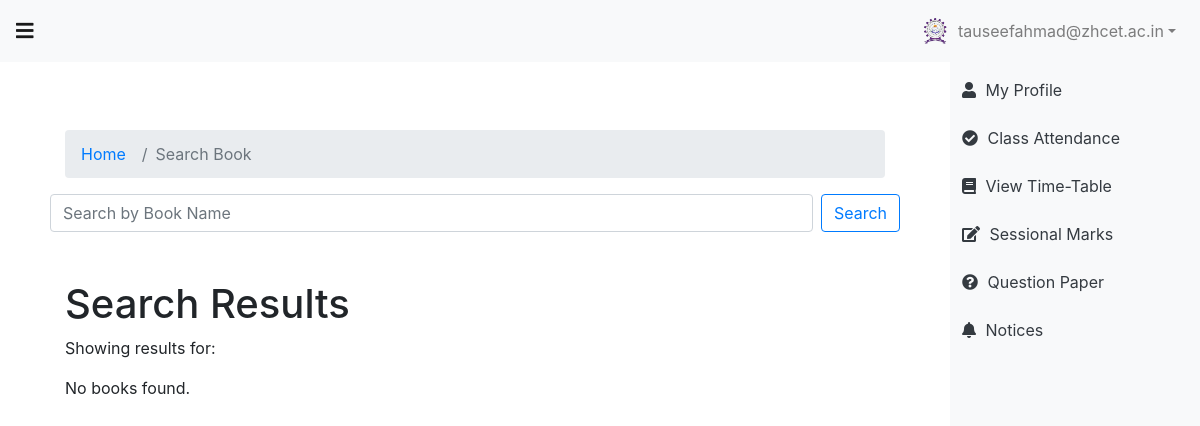
Page /student/searchBook/ (signed in) on the earlier database version.
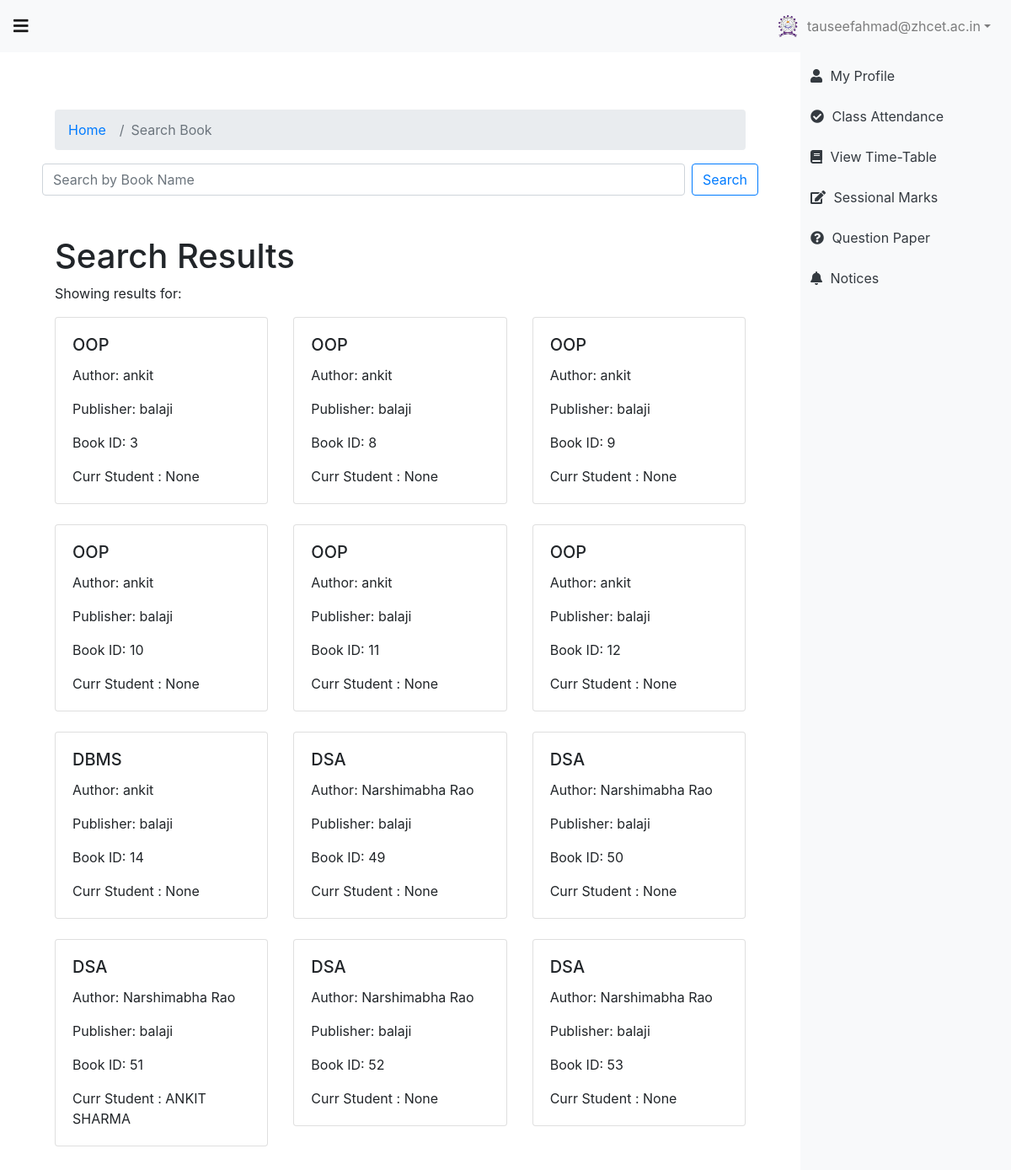
Same page on the later database version.
### library/models.py (models this page shows, shortened)
class Book(models.Model):
    bookId = models.IntegerField(primary_key=True)
    title = models.CharField(max_length=100)
    author = models.CharField(max_length=100)
    publisher = models.CharField(max_length=100)
    user = models.ForeignKey(Student, on_delete=models.CASCADE,blank=True, null=True)
    semester = models.ForeignKey(Semester, on_delete=models.CASCADE)
    department = models.ForeignKey(Department, on_delete=models.CASCADE)
    subject = models.ForeignKey(Subject, on_delete=models.CASCADE)
    isseued_date = models.DateField(blank=True, null=True)
    submit_date = models.DateField(blank=True, null=True)

### student/models.py (models this page shows)
class Student(models.Model):
    user = models.OneToOneField(User, on_delete=models.CASCADE)
    name = models.CharField(max_length=255)
    abc_id = models.CharField(max_length=20, blank=True, null=True)
    registration_date = models.DateField(blank=True, null=True)
    STATUS_CHOICES = [
            ('Regular', 'Regular'),
            ('Lateral', 'Lateral'),
            ('Yearback', 'Yearback'),
        ]
    status = models.CharField(max_length=50,choices=STATUS_CHOICES,default='Regular')
    roll_no = models.CharField(max_length=20, blank=True, null=True)
    enrollment_no = models.CharField(max_length=20, blank=True, null=True)
    course = models.CharField(max_length=255,default='B.Tech')
    branch = models.ForeignKey(Department, on_delete=models.CASCADE,default=1)
    semester = models.ForeignKey(Semester, on_delete=models.CASCADE,default=4)
    mobile_no = models.CharField(max_length=15, blank=True, null=True)
    email = models.EmailField(blank=True, null=True)
    father_name = models.CharField(max_length=255, blank=True, null=True)
    mother_name = models.CharField(max_length=255, blank=True, null=True)
    father_mobile_no = models.CharField(max_length=15, blank=True, null=True)
    dob = models.DateField(blank=True, null=True)
    address = models.TextField(blank=True, null=True)
    adhar_no = models.CharField(max_length=20, blank=True, null=True)
    pan_no = models.CharField(max_length=20, blank=True, null=True)
    category = models.CharField(max_length=50, blank=True, null=True)
    religion = models.CharField(max_length=50, blank=True, null=True)
    def __str__(self):
        return self.name

### student/views.py (the view)
# urls.py: path('searchBook/', views.searchBook, name='searchBook'),
@login_required
def searchBook(request):
    query = request.GET.get('q', '')
    books = Book.objects.filter(title__icontains=query)
    return render(request, 'student/searchBook.html', {'books': books, 'query': query})

### templates/student/searchBook.html
{% extends "./base.html" %}
{% block content %}
<div class="container mt-5">
    <nav class="d-flex">
        <div class="col-md-12">
            <ol class="breadcrumb">
                <li class="breadcrumb-item"><a href="{% url 'library:Lindex' %}">Home</a></li>
                <li class="breadcrumb-item active">Search Book</li>
            </ol>
        </div>
    </nav>
    <form class="d-flex" action="{% url 'student:searchBook' %}" method="GET">
        <input class="form-control me-2" type="search" placeholder="Search by Book Name" aria-label="Search" name="q">
        <button class="btn btn-outline-primary" type="submit">Search</button>
    </form>
    <div class="container mt-5">
        <h1>Search Results</h1>
        <p>Showing results for: <strong>{{ query }}</strong></p>
        <div class="row">
            {% for book in books %}
            <div class="col-md-4">
                <div class="card mb-4">
                    <div class="card-body">
                        <h5 class="card-title">{{ book.title }}</h5>
                        <p class="card-text">Author: {{ book.author }}</p>
                        <p class="card-text">Publisher: {{ book.publisher }}</p>
                        <p class="card-text">Book ID: {{ book.bookId }}</p>
                        <p class="card-text">Curr Student : {{ book.user }}</p>
                    </div>
                </div>
            </div>
            {% empty %}
            <div class="col-md-12">
                <p>No books found.</p>
            </div>
            {% endfor %}
        </div>
    </div>
</div>
{% endblock %}

### templates/student/base.html (shortened to what this page needs)
{% load static %}
<!DOCTYPE html>
<html lang="en">
<head>
    {% load bootstrap5 %}
    {% bootstrap_css %}
    <link rel="stylesheet" href="{% static 'css/sidebar.css' %}">
    <link href="https://maxcdn.bootstrapcdn.com/bootstrap/4.5.2/css/bootstrap.min.css" rel="stylesheet">
    <link rel="stylesheet" href="https://cdnjs.cloudflare.com/ajax/libs/font-awesome/5.15.3/css/all.min.css">
</head>
<body>
    <nav class="navbar navbar-expand-lg navbar-light bg-light d-flex">
        <a href="#menu-toggle" id="menu-toggle" class="navbar-brand ">
            <i class="fas fa-bars"></i>
        </a>
        <div class="collapse navbar-collapse" id="navbarNavDropdown">
            <ul class="navbar-nav ms-auto">
                <li class="nav-item dropdown">
                    <a class="nav-link dropdown-toggle d-flex align-items-center" href="#" id="navbarDropdownMenuLink" role="button" data-toggle="dropdown" aria-haspopup="true" aria-expanded="false">
                        <img src="{% static 'defaultimg/logo1.png' %}" alt="Logo" class="me-2" style="height: 30px;">
                        {{ request.session.name }}
                    </a>
                </li>
            </ul>
        </div>
    </nav>
<div id="wrapper" class="toggled">
    <div id="sidebar-wrapper" class="bg-light">
        <div class="sidebar bg-light">
            <ul class="mt-2">
                <li><a href="{% url 'student:profile' %}" class="text-dark mt-2"><i class="fa fa-user text-dark"></i> <span>My Profile</span></a></li>
                <li><a href="{% url 'student:attendance' %}" class="text-dark mt-2"><i class="fa fa-check-circle text-dark"></i> <span>Class Attendance</span></a></li>
                <li><a href="{% url 'student:timeTable' %}" class="text-dark mt-2"><i class="fa fa-book text-dark"></i> <span>View Time-Table</span></a></li>
                <li><a href="{% url 'student:marks' %}" class="text-dark mt-2"><i class="fa fa-edit text-dark"></i> <span>Sessional Marks</span></a></li>
                <li><a href="https://drive.google.com/drive/folders/1eTxp4mDjGcuDexieUMYrfqAuKBG3S46n" class="text-dark mt-2"><i class="fa fa-question-circle text-dark"></i> <span>Question Paper</span></a></li>
                <li><a href="{% url 'student:notice' %}" class="text-dark mt-2"><i class="fa fa-bell text-dark"></i> <span>Notices</span></a></li>
            </ul>
        </div>
    </div>
    <div class="container-fluid bg-lightsky" id="page-content-wrapper">
        <div class="container-fluid">
            {% block content %}
            {% endblock %}
        </div>
    </div>
</div>
</body>
</html>

### templates/student/base.html (style rules this page uses)
.sidebar { height: 100vh; overflow-y: auto; }

Differences in the rows shown:
added Book: title "OOP", author "ankit", publisher "balaji", bookId "3", user "None"
added Book: title "OOP", author "ankit", publisher "balaji", bookId "8", user "None"
added Book: title "OOP", author "ankit", publisher "balaji", bookId "9", user "None"
added Book: title "OOP", author "ankit", publisher "balaji", bookId "10", user "None"
added Book: title "OOP", author "ankit", publisher "balaji", bookId "11", user "None"
added Book: title "OOP", author "ankit", publisher "balaji", bookId "12", user "None"
added Book: title "DBMS", author "ankit", publisher "balaji", bookId "14", user "None"
added Book: title "DSA", author "Narshimabha Rao", publisher "balaji", bookId "49", user "None"
added Book: title "DSA", author "Narshimabha Rao", publisher "balaji", bookId "50", user "None"
added Book: title "DSA", author "Narshimabha Rao", publisher "balaji", bookId "51", user "ANKIT SHARMA"
added Book: title "DSA", author "Narshimabha Rao", publisher "balaji", bookId "52", user "None"
added Book: title "DSA", author "Narshimabha Rao", publisher "balaji", bookId "53", user "None"
Other differences:
text no longer shown: "No books found."
